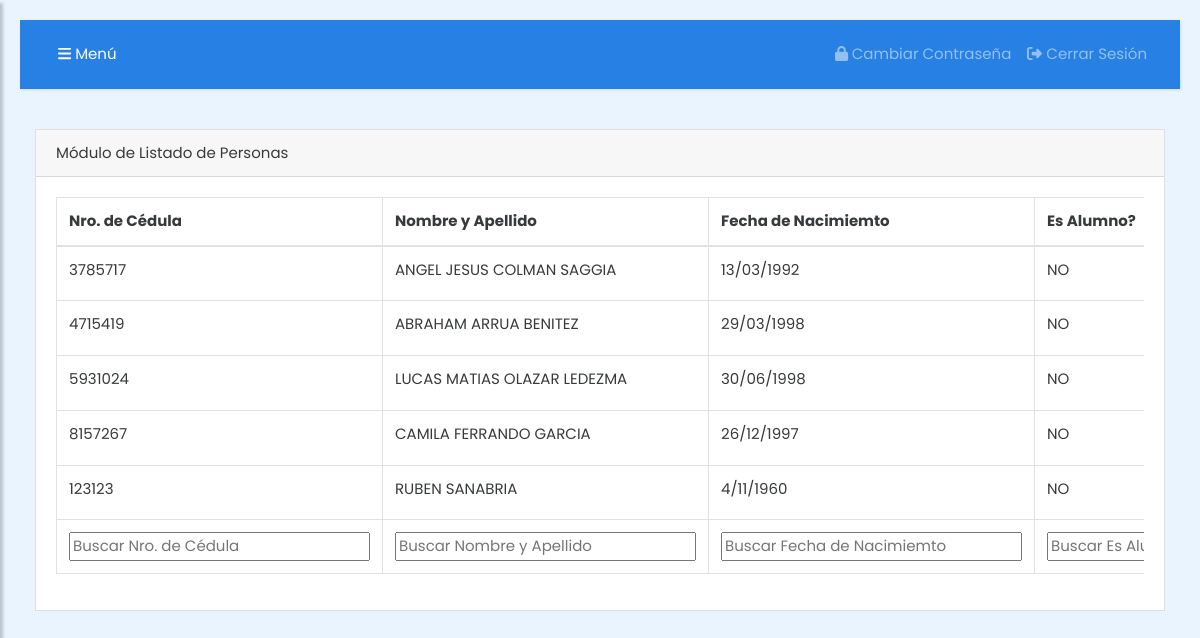
The page /listado_personas (signed in) on the database as committed earlier.
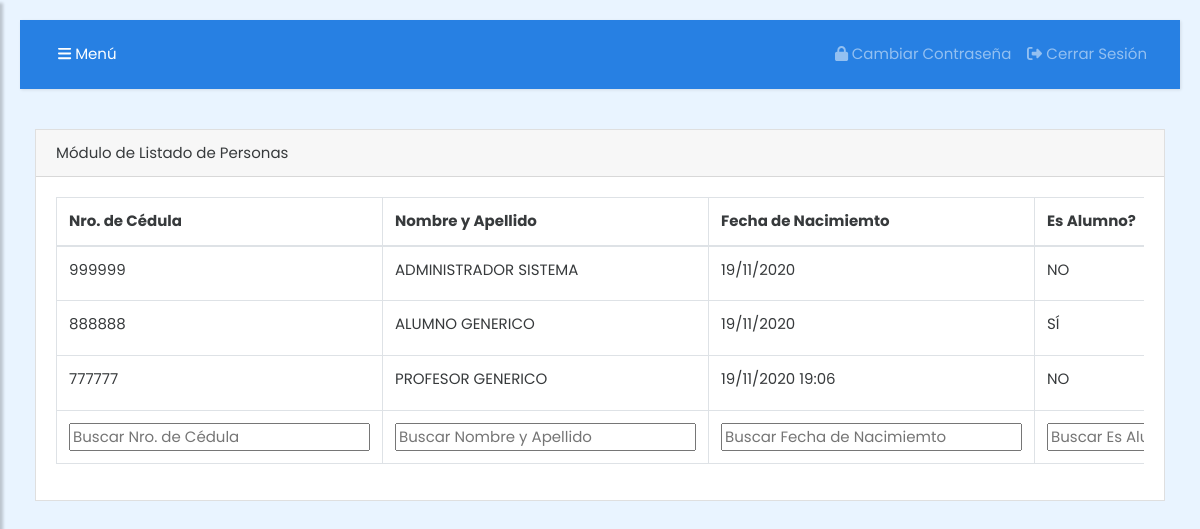
The same page on the database as committed later.
### tables this page shows
CREATE TABLE "personas" (
	"pers_cod"	INTEGER NOT NULL UNIQUE,
	"pers_nro_doc"	INTEGER NOT NULL,
	"pers_prim_nombre"	TEXT NOT NULL,
	"pers_seg_nombre"	TEXT,
	"pers_prim_apellido"	TEXT NOT NULL,
	"pers_seg_apellido"	TEXT,
	"pers_sexo"	TEXT NOT NULL,
	"pers_fecha_nacimiento"	TEXT,
	"pers_estado_civil"	TEXT,
	"pers_fecha_registro"	TEXT NOT NULL,
	"pers_fecha_modificacion"	TEXT,
	"pers_usua_cod_registro"	INTEGER,
	"pers_usua_cod_modificacion"	INTEGER,
	"pers_alumno"	TEXT NOT NULL DEFAULT 'N',
	"pers_profesor"	TEXT NOT NULL DEFAULT 'N',
	PRIMARY KEY("pers_cod" AUTOINCREMENT),
	FOREIGN KEY("pers_usua_cod_registro") REFERENCES "usuarios"("usua_cod")
);

### controlador.py (the view)
@ app.route('/listado_personas')
def listadoPersonas():
    if session.get('conectado') == 'S':
        titulo = "COLFEAR | Listado Personas"
        personas = db.session.query(Personas).all()
        return render_template('listadoPersonas.html', titulo = titulo, personas = personas)
    else :
        flash(u'Debe ingresar sus credenciales para ingresar al sistema', 'warning')
        return redirect(url_for('index'))

### templates/listadoPersonas.html (shortened to what this page needs)
{% extends "master.html" %}
{% block content %}
<div class="row">
    <div class="col-md-12">
        <div class="card">
            <div class="card-header">
                Módulo de Listado de Personas
            </div>
            <div class="card-body">
                <div class="row">
                    <div class="col-md-12">
                        <div class="table-responsive">
                            <table class="table table-hover table-bordered">
                                <thead>
                                    <tr>
                                        <th>Nro. de Cédula</th>
                                        <th>Nombre y Apellido</th>
                                        <th>Fecha de Nacimiemto</th>
                                        <th>Es Alumno?</th>
                                    </tr>
                                </thead>
                                <tbody>
                                    {% for p in personas %}
                                    <tr>
                                        <td>{{ p.pers_nro_doc }}</td>
                                        {% if p.pers_seg_nombre!=None %}
                                        {% set segundoNombre = p.pers_seg_nombre %}
                                        {% else %}
                                        {%  set segundoNombre = "" %}
                                        {% endif %}
                                        {% if p.pers_seg_apellido!=None%}
                                        {% set segundoApellido = p.pers_seg_apellido %}
                                        {% else %}
                                        {% set segundoApellido = "" %}
                                        {% endif %}
                                        <td>{{ p.pers_prim_nombre+' '+segundoNombre+' '+p.pers_prim_apellido+' '+segundoApellido }}
                                        </td>
                                        <td>{{ p.pers_fecha_nacimiento|replace('None','S/D') }}</td>
                                        <td>{% if p.pers_alumno=='S' %}
                                            SÍ
                                            {% else %}
                                            NO
                                            {% endif %}</td>
                                    </tr>
                                    {% endfor %}
                                </tbody>
                                <tfoot>
                                    <tr>
                                        <th>Nro. de Cédula</th>
                                        <th>Nombre y Apellido</th>
                                        <th>Fecha de Nacimiemto</th>
                                        <th>Es Alumno?</th>
                                    </tr>
                                </tfoot>
                            </table>
                        </div>
                    </div>
                </div>
            </div>
        </div>
    </div>
</div>
{% endblock %}

### templates/master.html (shortened to what this page needs)
<!DOCTYPE html>
<html>
<head>
  <link rel="stylesheet" href="https://cdnjs.cloudflare.com/ajax/libs/bootswatch/4.5.2/cosmo/bootstrap.min.css">
  <link rel="stylesheet" href="{{ url_for('static', filename='fontawesome/css/all.min.css') }}">
  <link rel="stylesheet" href="{{ url_for('static', filename='style.css') }}">
  <link rel="stylesheet" href="{{ url_for('static', filename='datatables/datatables.min.css') }}">
  <link rel="stylesheet" href="{{ url_for('static', filename='sweetalert2/sweetalert2.min.css') }}">
</head>
<body>
  <div class="wrapper">
    <div id="content">
      {% include 'header.html' %}
      <div class="container-fluid">
        {% block content %}{% endblock %}
      </div>
    </div>
</body>
</html>

### templates/header.html (shortened to what this page needs)
<nav class="navbar navbar-expand-lg navbar-dark bg-primary">
    <div class="container-fluid">
        <button type="button" id="sidebarCollapse" class="btn btn-primary">
            <i class="fas fa-bars"></i>
            <span>Menú</span>
        </button>
        <div class="collapse navbar-collapse" id="navbarSupportedContent">
            <ul class="nav navbar-nav ml-auto">
                <li class="nav-item">
                    <a class="nav-link" href="{{ url_for('cambioPassword') }}"><i class="fas fa-lock"></i> Cambiar Contraseña</a>
                </li>
                <li class="nav-item">
                    <a class="nav-link" href="{{ url_for('cerrarSesion') }}"><i class="fas fa-sign-out-alt"></i> Cerrar Sesión</a>
                </li>
            </ul>
        </div>
    </div>
</nav>

### static/style.css (style rules this page uses)
body { font-family: 'Poppins', sans-serif; background: #fafafa; }
a, a:hover, a:focus { color: inherit; text-decoration: none; transition: all 0.3s; }
.navbar { padding: 15px 10px; background: #fff; border: none; border-radius: 0; margin-bottom: 40px; box-shadow: 1px 1px 3px rgba(0, 0, 0, 0.1); }
#content { width: 100%; padding: 20px; min-height: 100vh; transition: all 0.3s; position: absolute; top: 0; right: 0; }

### templates/master.html (style rules this page uses)
body { background-color: #E9F4FF; }

Rows that differ between the two databases and show on the page:
removed personas: pers_nro_doc "8157267", pers_prim_nombre+pers_prim_apellido+pers_seg_apellido "CAMILA FERRANDO GARCIA", pers_fecha_nacimiento "26/12/1997", pers_alumno "NO"
removed personas: pers_nro_doc "123123", pers_prim_nombre+pers_prim_apellido "RUBEN SANABRIA", pers_fecha_nacimiento "4/11/1960", pers_alumno "NO"
changed personas: pers_nro_doc "3785717" → "999999"; pers_prim_nombre+pers_prim_apellido "ANGEL JESUS COLMAN SAGGIA" → "ADMINISTRADOR SISTEMA"; pers_fecha_nacimiento "13/03/1992" → "19/11/2020"
changed personas: pers_nro_doc "4715419" → "888888"; pers_prim_nombre+pers_prim_apellido "ABRAHAM ARRUA BENITEZ" → "ALUMNO GENERICO"; pers_fecha_nacimiento "29/03/1998" → "19/11/2020"; pers_alumno "NO" → "SÍ"
changed personas: pers_nro_doc "5931024" → "777777"; pers_prim_nombre+pers_prim_apellido "LUCAS MATIAS OLAZAR LEDEZMA" → "PROFESOR GENERICO"; pers_fecha_nacimiento "30/06/1998" → "19/11/2020 19:06"
